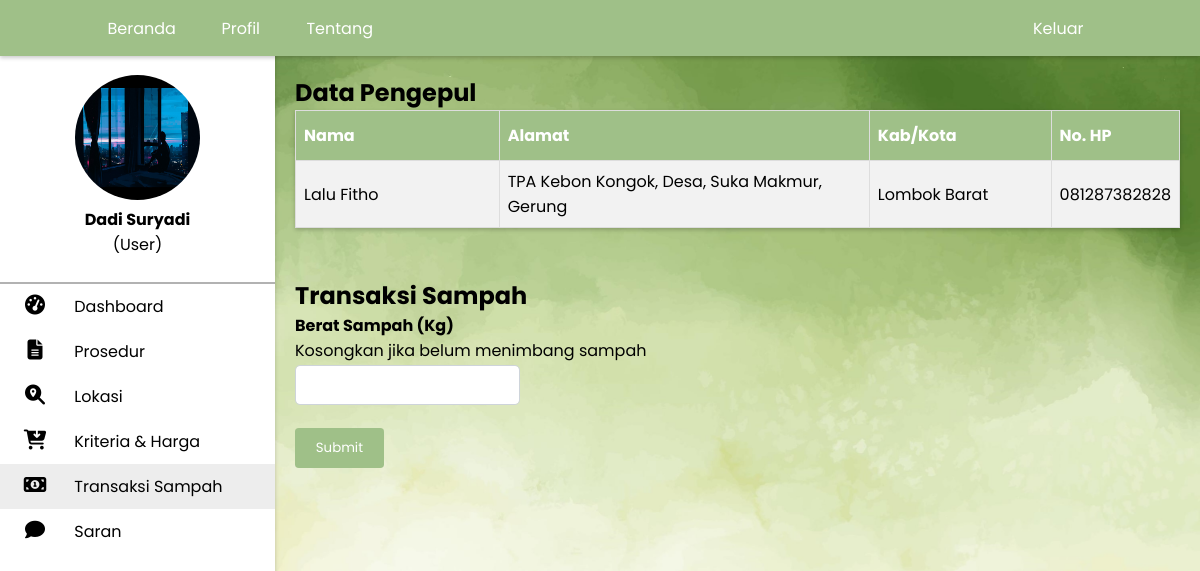
/transaksi.php?userp=kiddo (signed in), run on the app's committed database.
### tables this page shows
CREATE TABLE `user` (
  `username` varchar(20) NOT NULL,
  `nama` varchar(30) NOT NULL,
  `email` varchar(20) NOT NULL,
  `password` varchar(15) NOT NULL,
  `alamat` varchar(100) NOT NULL,
  `no_hp` varchar(15) NOT NULL,
  `kab_kota` enum('Lombok Barat','Lombok Tengah','Lombok Timur','Mataram') NOT NULL,
  `foto` varchar(100) NOT NULL
);

CREATE TABLE `pengepul` (
  `username` varchar(20) NOT NULL,
  `nama` varchar(30) NOT NULL,
  `email` varchar(20) NOT NULL,
  `password` varchar(15) NOT NULL,
  `alamat` varchar(100) NOT NULL,
  `no_hp` varchar(15) NOT NULL,
  `kab_kota` enum('Lombok Barat','Lombok Tengah','Lombok Timur','Mataram') NOT NULL,
  `foto` varchar(100) NOT NULL
);

### functions.php (called while the page is built, shortened)
<?php
    $username = $_SESSION["username"];
    if($_SESSION['user']){
      $user = 'user';
    }else if($_SESSION['pengepul']){
        $user = 'pengepul';
    }
    ?>

### transaksi.php (the view, shortened to what this page needs)
<?php
    include 'functions.php';
    $userp = $_GET['userp'];
    $result = mysqli_query($conn, "SELECT*from $user where username='$username'");
    $result2 = mysqli_query($conn, "SELECT*from pengepul where username='$userp'");
?>
<!DOCTYPE html>
<html lang="en">
<head>
    <link rel="stylesheet" href="css/setilee.css">
</head>
<body style="background-image: url('img/jojo.jpg'); background-size: 100%;">
<nav>
       <ul>
       <br><br><br>
       <?php
       if (mysqli_num_rows($result) > 0) {
                while ($row = mysqli_fetch_assoc($result)) {
        ?>
        <div class="profil">
        <center><a href="profil.php">
            <?php
                if($row['foto'] != ""){
            ?>
        <img class="foto-profil" src="img/pp/<?php echo $row['foto']; ?>">
        <?php }else{?>
            <img class="foto-profil" src="img/pp/blank.png">
            <?php } ?>
        </a><br>
        <p><b><?php echo $row['nama']?></b></p>
    <p>(User)</p>
    </center><br></div>
       <?php
                }
            }
       ?>
       <li><a href="dashboard.php">
       <i class="fas fa-tachometer-alt"></i>
           <span class="nav-item">Dashboard</span>
       </a></li>
       <li><a href="prosedur.php">
       <i class="fas fa-file-alt"></i>
           <span class="nav-item">Prosedur</span>
       </a></li>
       <li><a href="lokasi.php">
       <i class="fas fa-search-location"></i>
           <span class="nav-item">Lokasi</span>
       </a></li>
       <li><a href="jenhar.php">
       <i class="fas fa-cart-arrow-down"></i>
           <span class="nav-item">Kriteria & Harga</span>
       </a></li>
       <li class="active"><a class="active" href="transaksi.php">
       <i class="fas fa-money-bill-alt"></i>
           <span class="nav-item">Transaksi Sampah</span>
       </a></li>
       <li><a href="saran.php">
       <i class="fas fa-comment"></i>
           <span class="nav-item">Saran</span>
       </a></li>
       </ul>
       </nav>
    <div class="main container" style="margin-top: 55px;">
        <h2>Data Pengepul</h2>
        <table style="width: 100%;" id="pul">
        <tr>
            <th style="width: 280px;">Nama</th> <th style="width: 530px;">Alamat</th> <th style="width: 230px;">Kab/Kota</th> <th>No. HP</th>
        </tr>
        <?php  if (mysqli_num_rows($result2) > 0) {
        while($row = mysqli_fetch_array($result2)) {
            echo "<tr>";
            echo "<td>".$row['nama']."</td>";
            echo "<td>".$row['alamat']."</td>";
            echo "<td>".$row['kab_kota']."</td>";
            echo "<td>".$row['no_hp']."</td>";
        ?>
        </table><br><br>
        <form name="transaksi" action="" method="POST">
            <h2>Transaksi Sampah</h2>
            <table>
                <tr>
                    <label for="berat"><b>Berat Sampah (Kg)</b></label>
                    <p>Kosongkan jika belum menimbang sampah</p>
                </tr>
                <tr>
                    <input style="margin-top: 2px; width: 225px;" class="form-input" type="number" min="1" max="999" step="0.1" name="berat" value="">
                </tr>
                <tr>
                    <input style="margin-top: -10px;" name="transaksi" class="submit-btn" type="submit" value="Submit">
                </tr>
            </table>
        </form>
        <?php }
        }else{
            header("Location: pilih.php");
        }
         ?>
    </div>
    <div class="topnav">
        <a style="margin-left: 8%;" href="index.php">Beranda</a>
        <a href="profil.php">Profil</a>
        <a href="tentang.php">Tentang</a>
        <?php if($_SESSION["login"]) : ?>
            <a class="split" href="logout.php" style="margin-right: 8%;">Keluar</a>
        <?php endif; ?>
    <br>
</div>
</body>
</html>

### css/setilee.css (style rules this page uses)
* { margin: 0; padding: 0; outline: none; border: none; text-decoration: none; box-sizing: border-box; font-family: "poppins"; }
body { background: rgb(226, 226, 226); }
nav { position: fixed; top: 30px; bottom: 0; height: 800px; left: 0; width: 275px; background: #ffffff; box-shadow: 0 2px 4px 0 rgba(0, 0, 0, .2); }
.profil { border-bottom: 2px solid rgba(40, 40, 40, 0.358); }
.foto-profil { margin-top: -30px; border-radius: 50%; height: 125px; width: 125px; }
nav .fas { position: relative; width: 70px; font-size: 20px; text-align: center; }
.nav-item { position: relative; margin-left: 10x; }
li { padding-bottom: 10px; padding-top: 10px; }
li.active { background-color: rgb(237, 237, 237); }
.container { margin-top: 35px; margin-left: 275px; }
.form-input { color: rgb(68, 68, 68); margin-top: -2.7px; margin-bottom: 0.75cm; display: block; width: 400px; padding: 0.375rem 0.75rem; line-height: 0.7cm; background-color: rgb(255, 255, 255); background-clip: padding-box; border: 1px solid #ced4da; border-radius: 0.3rem; transition: border-color .15s ease-in-out, box-shadow .15s ease-in-out; }
.main { position: relative; padding: 20px; }
a { text-decoration: none; color: black; }
.topnav { background-color: #9FC088; overflow: hidden; position: fixed; top: 0; width: 100%; box-shadow: 0 2px 4px 0 rgba(0, 0, 0, .2); }
.topnav a { display: block; margin-left: 0.1cm; margin-right: 0.1cm; margin-top: 0.2cm; margin-bottom: 0.2cm; float: left; color: #ffffff; text-align: center; padding: 8px 8px; text-decoration: none; width: 2.42cm; }
.topnav a.split { float: right; }
#pul { box-shadow: 0 2px 4px 0 rgba(0, 0, 0, .2); font-family: Arial, Helvetica, sans-serif; border-collapse: collapse; }
#pul td, #pul th { border: 1px solid #ddd; padding: 8px; }
#pul tr:nth-child(even) { background-color: #f2f2f2; }
#pul tr:nth-child(odd) { background-color: white; }
#pul th { padding-top: 12px; padding-bottom: 12px; text-align: left; background-color: #9FC088; color: white; }
.submit-btn { border: 0px; padding-top: 0.27cm; padding-bottom: 0.27cm; padding-left: 0.55cm; padding-right: 0.55cm; border-radius: 0.1cm; background-color: #9FC088; color: white }

### data on the page
user: foto (picture), nama "Dadi Suryadi"
pengepul: nama "Lalu Fitho", alamat "TPA Kebon Kongok, Desa, Suka Makmur, Gerung", kab_kota "Lombok Barat", no_hp "081287382828"
